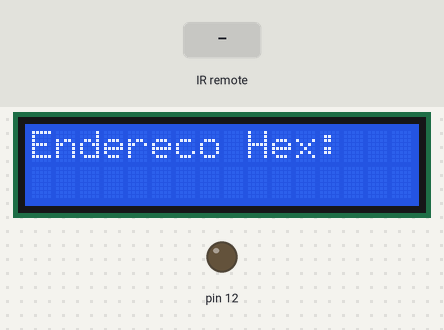
The sketch below on a simulated Arduino Uno, built with avr-gcc and run on an emulated ATmega328P. Parts: 16×2 character LCD, output pins drawn as LEDs (lit = HIGH). Inputs (shaded band) come from the test bench. What the sketch prints to the serial monitor is not drawn.

Above: at 1.2 s.
1.3 s: infrared code 0xE0E020DF received
At 1.7 s:
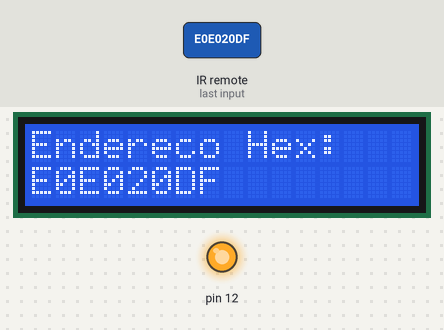
2.8 s: infrared code 0xE0E0A05F received
At 4.0 s:
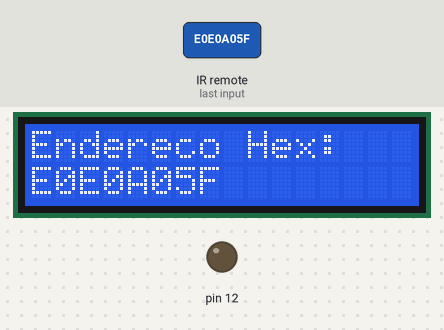
Timing chart, 0 to 5.8 s (numbered marks = the images above; inputs shaded):
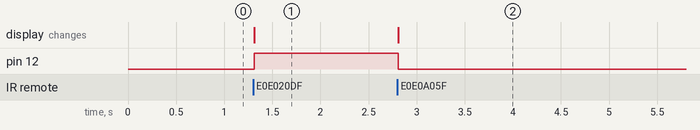

Measured:
- after the input at 1.3 s, pin 12: LOW → HIGH at once; the display: changes at once (image 1)
- after the input at 2.8 s, pin 12: HIGH → LOW at once; the display: changes at once (image 2)

The sketch:

VS1838B.ino
```cpp
#include <IRremote.h>
int RECV_PIN = 2;
IRrecv irrecv(RECV_PIN);
decode_results results;

#include <Wire.h>                     // usando a biblioteca Wire
#include <LiquidCrystal_I2C.h>        // usando a biblioteca LiquidCrystal I2C

LiquidCrystal_I2C lcd(0x27, 16, 2);  // Configura endereço I2C e display com 16 caracteres e 2 linhas


 void setup(){
  pinMode(12,OUTPUT);
  lcd.init();                      // inicializa LCD
  lcd.backlight();                 // ativa led de backlight
  lcd.setCursor(0, 0);            // selecionando coluna 0 e linha 0
  lcd.print("Endereco Hex: ");   // print da mensagem
  Serial.begin(9600);
  irrecv.enableIRIn();
}

void loop(){
  if (irrecv.decode(&results)){
    Serial.print("Endereço HEX: ");
    Serial.print(results.value,HEX);
    Serial.println("");
    Serial.print("Endereço Dec: ");
    Serial.println(results.value);

    lcd.setCursor(0, 1);            // selecionando coluna 2 e linha 1
    lcd.print(results.value,HEX);       // Print da mensagem

    if(results.value == 3772784863){
        digitalWrite(12,HIGH);
        delay(1000);
    } else if(results.value == 3772817503){
        digitalWrite(12,LOW);
        delay(1000);
    }

    irrecv.resume();
    }
}
```
